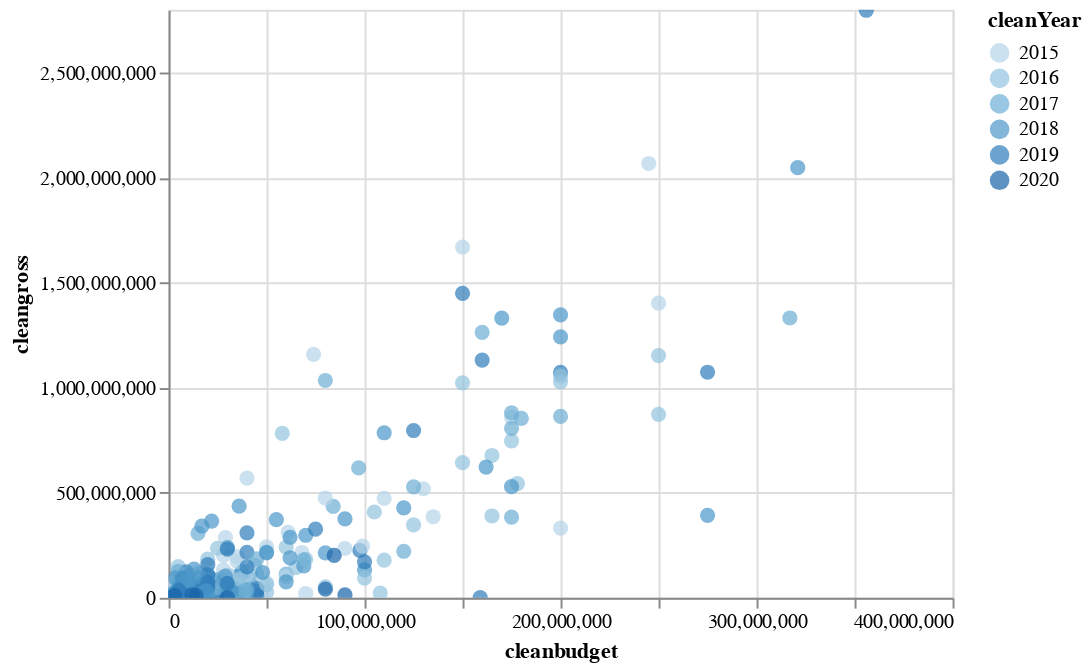

Notebook cell for this chart:
### Code cell
alt.Chart(just20152020_rich).mark_circle(size=60).encode(
    x='cleanbudget',
    y='cleangross',
    color='cleanYear:O',
    tooltip=['title', 'cleanYear', 'cleanbudget', 'cleangross']
).interactive()

### Figure 1 — Vega-Lite specification as saved in the notebook (floating-point values rounded to 4 significant figures; data arrays with more than 128 entries replaced by an {"elided": "..."} marker saying what was removed)
{"config": {"view": {"continuousWidth": 400, "continuousHeight": 300}}, "data": {"name": "data-3b85763e82c5308588560adbb79325f7"}, "mark": {"type": "circle", "size": 60}, "encoding": {"color": {"type": "ordinal", "field": "cleanYear"}, "tooltip": [{"type": "nominal", "field": "title"}, {"type": "quantitative", "field": "cleanYear"}, {"type": "quantitative", "field": "cleanbudget"}, {"type": "quantitative", "field": "cleangross"}], "x": {"type": "quantitative", "field": "cleanbudget"}, "y": {"type": "quantitative", "field": "cleangross"}}, "selection": {"selector004": {"type": "interval", "bind": "scales", "encodings": ["x", "y"]}}, "$schema": "https://vega.github.io/schema/vega-lite/v4.8.1.json", "datasets": {"data-3b85763e82c5308588560adbb79325f7": {"elided": "490 records"}}}
